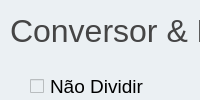
          <widget class="QWidget" name="page_1">
           <property name="styleSheet">
            <string notr="true">background-color: rgb(235, 240, 243);</string>
           </property>
           <layout class="QVBoxLayout">
            <property name="spacing">
             <number>0</number>
            </property>
            <property name="leftMargin">
             <number>0</number>
            </property>
            <property name="topMargin">
             <number>0</number>
            </property>
            <property name="rightMargin">
             <number>0</number>
            </property>
            <property name="bottomMargin">
             <number>0</number>
            </property>
            <item>
             <widget class="QFrame" name="frame_top_page">
              <property name="minimumSize">
               <size>
                <width>0</width>
                <height>100</height>
               </size>
              </property>
              <property name="maximumSize">
               <size>
                <width>16777215</width>
                <height>150</height>
               </size>
              </property>
              <property name="frameShape">
               <enum>QFrame::NoFrame</enum>
              </property>
              <property name="frameShadow">
               <enum>QFrame::Raised</enum>
              </property>
              <widget class="QLabel" name="label_convert_split">
               <property name="geometry">
                <rect>
                 <x>10</x>
                 <y>10</y>
                 <width>391</width>
                 <height>41</height>
                </rect>
               </property>
               <property name="font">
                <font>
                 <family>Segoe UI</family>
                 <pointsize>24</pointsize>
                </font>
               </property>
               <property name="styleSheet">
                <string notr="true">color: rgb(69, 69, 69);</string>
               </property>
               <property name="text">
                <string>Conversor &amp; Divisor</string>
               </property>
              </widget>
              <widget class="QRadioButton" name="radio_button_normal">
               <property name="geometry">
                <rect>
                 <x>200</x>
                 <y>110</y>
                 <width>111</width>
                 <height>21</height>
                </rect>
               </property>
               <property name="font">
                <font>
                 <family>Segoe UI</family>
                 <pointsize>14</pointsize>
                </font>
               </property>
               <property name="toolTip">
                <string>&lt;html&gt;&lt;head/&gt;&lt;body&gt;&lt;p&gt;&lt;span style=&quot; font-size:10pt; font-weight:600;&quot;&gt;Qualidade Normal: o vídeo mantém todas suas caracteristicas originais.&lt;/span&gt;&lt;/p&gt;&lt;/body&gt;&lt;/html&gt;</string>
               </property>
               <property name="styleSheet">
                <string notr="true">QRadioButton::indicator{
	color: rgb(69, 69, 69);

}

QRadioButton QToolTip {
	color: #454545;
	background-color: #d9edf7;
	border: 0px solid;
}</string>
               </property>
               <property name="text">
                <string>Normal</string>
               </property>
               <property name="checked">
                <bool>false</bool>
               </property>
              </widget>
              <widget class="QRadioButton" name="radio_button_low">
               <property name="geometry">
                <rect>
                 <x>30</x>
                 <y>110</y>
                 <width>131</width>
                 <height>21</height>
                </rect>
               </property>
               <property name="font">
                <font>
                 <family>Segoe UI</family>
                 <pointsize>14</pointsize>
                </font>
               </property>
               <property name="toolTip">
                <string>&lt;html&gt;&lt;head/&gt;&lt;body&gt;&lt;p&gt;&lt;span style=&quot; font-size:10pt; font-weight:600;&quot;&gt;Qualidade Baixa: o vídeo perde qualidade, mas a conversão e/ou divisão é mais rápida.&lt;/span&gt;&lt;/p&gt;&lt;p&gt;&lt;span style=&quot; font-size:10pt; font-weight:600;&quot;&gt;Resolução: 320x240&lt;/span&gt;&lt;/p&gt;&lt;p&gt;&lt;span style=&quot; font-size:10pt; font-weight:600;&quot;&gt;Codec: mpeg4&lt;/span&gt;&lt;/p&gt;&lt;p&gt;&lt;span style=&quot; font-size:10pt; font-weight:600;&quot;&gt;FPS: 30&lt;/span&gt;&lt;/p&gt;&lt;p&gt;&lt;span style=&quot; font-size:10pt; font-weight:600;&quot;&gt;Bitrate: 100 kbps &lt;/span&gt;&lt;/p&gt;&lt;p&gt;&lt;span style=&quot; font-size:10pt; font-weight:600;&quot;&gt;Áudio mono de 48 kbps / 44 KHz&lt;/span&gt;&lt;/p&gt;&lt;/body&gt;&lt;/html&gt;</string>
               </property>
               <property name="styleSheet">
                <string notr="true">QRadioButton::indicator{
	color: rgb(69, 69, 69);
}

QRadioButton QToolTip {
	color: #454545;
	background-color: #d9edf7;
	border: 0px solid;
}</string>
               </property>
               <property name="text">
                <string>Compactar</string>
               </property>
               <property name="checked">
                <bool>true</bool>
               </property>
              </widget>
              <widget class="QCheckBox" name="check_box_split">
               <property name="geometry">
                <rect>
                 <x>30</x>
                 <y>76</y>
                 <width>141</width>
                 <height>21</height>
                </rect>
               </property>
               <property name="font">
                <font>
                 <family>Segoe UI</family>
                 <pointsize>14</pointsize>
                </font>
               </property>
               <property name="toolTip">
                <string>&lt;html&gt;&lt;head/&gt;&lt;body&gt;&lt;p&gt;&lt;span style=&quot; font-size:10pt; font-weight:600;&quot;&gt;Não dividir, somente converte o vídeo.&lt;/span&gt;&lt;/p&gt;&lt;/body&gt;&lt;/html&gt;</string>
               </property>
               <property name="styleSheet">
                <string notr="true">QCheckBox::indicator{
	color: rgb(69, 69, 69);
	
}

QCheckBox QToolTip {
	color: #454545;
	background-color: #d9edf7;
	border: 0px solid;
}</string>
               </property>
               <property name="text">
                <string>Não Dividir</string>
               </property>
               <property name="checked">
                <bool>false</bool>
               </property>
              </widget>
             </widget>
            </item>
            <item>
             <widget class="QFrame" name="frame">
              <property name="frameShape">
               <enum>QFrame::NoFrame</enum>
              </property>
              <property name="frameShadow">
               <enum>QFrame::Raised</enum>
              </property>
              <widget class="QPushButton" name="button_output_file">
               <property name="geometry">
                <rect>
                 <x>550</x>
                 <y>70</y>
                 <width>100</width>
                 <height>100</height>
                </rect>
               </property>
               <property name="minimumSize">
                <size>
                 <width>70</width>
                 <height>70</height>
                </size>
               </property>
               <property name="maximumSize">
                <size>
                 <width>100</width>
                 <height>100</height>
                </size>
               </property>
               <property name="font">
                <font>
                 <family>Segoe UI</family>
                 <pointsize>10</pointsize>
                 <weight>75</weight>
                 <bold>true</bold>
                </font>
               </property>
               <property name="toolTip">
                <string>&lt;html&gt;&lt;head/&gt;&lt;body&gt;&lt;p&gt;&lt;span style=&quot; font-size:10pt; font-weight:600;&quot;&gt;Local de destino do Vídeo convertido e/ou dividido.&lt;/span&gt;&lt;/p&gt;&lt;/body&gt;&lt;/html&gt;</string>
               </property>
               <property name="styleSheet">
                <string notr="true">QPushButton {
	color:  rgb(235, 240, 243);
	border: 0px solid;
	border-radius: 5px;
	background-position: center;
	background-color: rgb(0, 120, 170);
}

QPushButton:hover {
	border: 2px solid  rgb(235, 240, 243);
	background-color: rgb(0, 130,180 );
}

QPushButton:pressed {
	color: rgb(69, 69, 69);
	background-color: rgb(217, 237, 247);
}

QPushButton QToolTip {
	color: #454545;
	background-color: #d9edf7;
	border: 0px solid;
}</string>
               </property>
               <property name="text">
                <string>Destino</string>
               </property>
               <property name="icon">
                <iconset resource="resources_cd.qrc">
                 <normaloff>:/button_output_file/cil-folder-open.png</normaloff>:/button_output_file/cil-folder-open.png</iconset>
               </property>
               <property name="iconSize">
                <size>
                 <width>100</width>
                 <height>100</height>
                </size>
               </property>
              </widget>
              <widget class="QPushButton" name="button_source_file">
               <property name="geometry">
                <rect>
                 <x>70</x>
                 <y>70</y>
                 <width>100</width>
                 <height>100</height>
                </rect>
               </property>
               <property name="minimumSize">
                <size>
                 <width>70</width>
                 <height>70</height>
                </size>
               </property>
               <property name="maximumSize">
                <size>
                 <width>100</width>
                 <height>100</height>
                </size>
               </property>
               <property name="font">
                <font>
                 <family>Segoe UI</family>
                 <pointsize>10</pointsize>
                 <weight>75</weight>
                 <bold>true</bold>
                </font>
               </property>
               <property name="toolTip">
                <string>&lt;html&gt;&lt;head/&gt;&lt;body&gt;&lt;p&gt;&lt;span style=&quot; font-size:10pt; font-weight:600; color:#454545;&quot;&gt;Procurar 1(um) ou vários vídeos.&lt;/span&gt;&lt;/p&gt;&lt;/body&gt;&lt;/html&gt;</string>
               </property>
               <property name="toolTipDuration">
                <number>-1</number>
               </property>
               <property name="styleSheet">
                <string notr="true">QPushButton {
	color:  rgb(235, 240, 243);
	border: 0px solid;
	border-radius: 5px;
	background-position: center;
	background-color: rgb(0, 120, 170);
}

QPushButton:hover {
	border: 2px solid  rgb(235, 240, 243);
	background-color: rgb(0, 130,180 );
}

QPushButton:pressed {
	color: rgb(69, 69, 69);
	background-color: rgb(217, 237, 247);
}

QPushButton QToolTip {
	color: #454545;
	background-color: #d9edf7;
	border: 0px solid;
}

QPushButton QToolTip {
	color: #454545;
	background-color: #d9edf7;
	border: 0px solid;
}

</string>
               </property>
               <property name="text">
                <string>Origem</string>
               </property>
               <property name="icon">
                <iconset resource="resources_cd.qrc">
                 <normaloff>:/button_search_file/cil-movie.png</normaloff>:/button_search_file/cil-movie.png</iconset>
               </property>
               <property name="iconSize">
                <size>
                 <width>100</width>
                 <height>100</height>
                </size>
               </property>
              </widget>
              <widget class="QPushButton" name="button_stop">
               <property name="geometry">
                <rect>
                 <x>270</x>
                 <y>250</y>
                 <width>200</width>
                 <height>40</height>
                </rect>
               </property>
               <property name="minimumSize">
                <size>
                 <width>200</width>
                 <height>40</height>
                </size>
               </property>
               <property name="maximumSize">
                <size>
                 <width>200</width>
                 <height>40</height>
                </size>
               </property>
               <property name="font">
                <font>
                 <family>Segoe UI</family>
                 <pointsize>12</pointsize>
                 <weight>75</weight>
                 <bold>true</bold>
                </font>
               </property>
               <property name="toolTip">
                <string>&lt;html&gt;&lt;head/&gt;&lt;body&gt;&lt;p&gt;&lt;span style=&quot; font-size:10pt; font-weight:600;&quot;&gt;Cancelar Processo.&lt;/span&gt;&lt;/p&gt;&lt;/body&gt;&lt;/html&gt;</string>
               </property>
               <property name="styleSheet">
                <string notr="true">QPushButton {
	color:  rgb(235, 240, 243);
	border: 0px solid;
	border-radius: 5px;
	background-position: center;
	background-color: rgb(0, 120, 170);
}

QPushButton:hover {
	border: 2px solid  rgb(235, 240, 243);
	background-color: rgb(0, 130,180 );
}

QPushButton:pressed {
	color: rgb(69, 69, 69);
	background-color: rgb(217, 237, 247);
}

QPushButton QToolTip {
	color: #454545;
	background-color: #d9edf7;
	border: 0px solid;
}</string>
               </property>
               <property name="text">
                <string>Cancelar</string>
               </property>
               <property name="icon">
                <iconset resource="resources_cd.qrc">
                 <normaloff>:/button_stop/cil-media-stop.png</normaloff>:/button_stop/cil-media-stop.png</iconset>
               </property>
               <property name="iconSize">
                <size>
                 <width>40</width>
                 <height>50</height>
                </size>
               </property>
              </widget>
              <widget class="QPushButton" name="button_open_folder">
               <property name="geometry">
                <rect>
                 <x>560</x>
                 <y>250</y>
                 <width>81</width>
                 <height>40</height>
                </rect>
               </property>
               <property name="minimumSize">
                <size>
                 <width>40</width>
                 <height>40</height>
                </size>
               </property>
               <property name="maximumSize">
                <size>
                 <width>100</width>
                 <height>100</height>
                </size>
               </property>
               <property name="font">
                <font>
                 <family>Segoe UI</family>
                 <pointsize>10</pointsize>
                 <weight>75</weight>
                 <bold>true</bold>
                </font>
               </property>
               <property name="toolTip">
                <string>&lt;html&gt;&lt;head/&gt;&lt;body&gt;&lt;p&gt;&lt;span style=&quot; font-size:10pt; font-weight:600;&quot;&gt;Abrir Local do vídeo convertido e/ou dividido.&lt;/span&gt;&lt;/p&gt;&lt;/body&gt;&lt;/html&gt;</string>
               </property>
               <property name="styleSheet">
                <string notr="true">QPushButton {
	color:  rgb(235, 240, 243);
	border: 0px solid;
	border-radius: 5px;
	background-position: center;
	background-color: rgb(0, 120, 170);
}

QPushButton:hover {
	border: 2px solid  rgb(235, 240, 243);
	background-color: rgb(0, 130,180 );
}

QPushButton:pressed {
	color: rgb(69, 69, 69);
	background-color: rgb(217, 237, 247);
}

QPushButton QToolTip {
	color: #454545;
	background-color: #d9edf7;
	border: 0px solid;
}</string>
               </property>
               <property name="text">
                <string>Abrir</string>
               </property>
               <property name="icon">
                <iconset resource="resources_cd.qrc">
                 <normaloff>:/open_folder/cil-folder.png</normaloff>:/open_folder/cil-folder.png</iconset>
               </property>
               <property name="iconSize">
                <size>
                 <width>40</width>
                 <height>40</height>
                </size>
               </property>
              </widget>
              <widget class="QPushButton" name="button_start">
               <property name="geometry">
                <rect>
                 <x>310</x>
                 <y>70</y>
                 <width>100</width>
                 <height>100</height>
                </rect>
               </property>
               <property name="minimumSize">
                <size>
                 <width>70</width>
                 <height>70</height>
                </size>
               </property>
               <property name="maximumSize">
                <size>
                 <width>100</width>
                 <height>100</height>
                </size>
               </property>
               <property name="font">
                <font>
                 <family>Segoe UI</family>
                 <pointsize>10</pointsize>
                 <weight>75</weight>
                 <bold>true</bold>
                </font>
               </property>
               <property name="toolTip">
                <string>&lt;html&gt;&lt;head/&gt;&lt;body&gt;&lt;p&gt;&lt;span style=&quot; font-size:10pt; font-weight:600;&quot;&gt;Iniciar Processo.&lt;/span&gt;&lt;/p&gt;&lt;/body&gt;&lt;/html&gt;</string>
               </property>
               <property name="styleSheet">
                <string notr="true">QPushButton {
	color:  rgb(235, 240, 243);
	border: 0px solid;
	border-radius: 5px;
	background-position: center;
	background-color: rgb(0, 120, 170);
}

QPushButton:hover {
	border: 2px solid  rgb(235, 240, 243);
	background-color: rgb(0, 130,180 );
}

QPushButton:pressed {
	color: rgb(69, 69, 69);
	background-color: rgb(217, 237, 247);
}

QPushButton QToolTip {
	color: #454545;
	background-color: #d9edf7;
	border: 0px solid;
}</string>
               </property>
               <property name="text">
                <string>Iniciar</string>
               </property>
               <property name="icon">
                <iconset resource="resources_cd.qrc">
                 <normaloff>:/button_start/cil-media-play.png</normaloff>:/button_start/cil-media-play.png</iconset>
               </property>
               <property name="iconSize">
                <size>
                 <width>200</width>
                 <height>200</height>
                </size>
               </property>
              </widget>
              <widget class="QLineEdit" name="line_edit_output_file">
               <property name="geometry">
                <rect>
                 <x>494</x>
                 <y>190</y>
                 <width>231</width>
                 <height>35</height>
                </rect>
               </property>
               <property name="maximumSize">
                <size>
                 <width>240</width>
                 <height>35</height>
                </size>
               </property>
               <property name="font">
                <font>
                 <family>Segoe UI</family>
                 <pointsize>12</pointsize>
                 <weight>75</weight>
                 <bold>true</bold>
                </font>
               </property>
               <property name="styleSheet">
                <string notr="true">QLineEdit {
	color: rgb(69, 69, 69);
	border: 0px solid;
	border-radius: 5px;
	background-position: center;
	background-color: rgb(235, 240,243 );
}

QLineEdit:hover {
	border: 2px solid  rgb(0, 120, 170);
	background-color: rgb(235, 240,243 );
}

QLineEdit:focus {
	color: rgb(69, 69, 69);
	background-color: rgb(217, 237, 247);
}</string>
               </property>
               <property name="alignment">
                <set>Qt::AlignCenter</set>
               </property>
              </widget>
              <widget class="QProgressBar" name="progress_bar">
               <property name="geometry">
                <rect>
                 <x>250</x>
                 <y>190</y>
                 <width>240</width>
                 <height>35</height>
                </rect>
               </property>
               <property name="maximumSize">
                <size>
                 <width>240</width>
                 <height>35</height>
                </size>
               </property>
               <property name="styleSheet">
                <string notr="true">QProgressBar {
	color:  rgb(69, 69,69);
	border: 0px solid;
	border-radius: 5px;
	border-style: none;
	background-position: center;
	text-align: center;
	background-color: rgb(217, 237,247);
}

QProgressBar::chunk {
	background-color: rgb(0, 120, 170);
	border-radius: 5px;
}
</string>
               </property>
               <property name="value">
                <number>0</number>
               </property>
              </widget>
              <widget class="QLineEdit" name="line_edit_input_file">
               <property name="geometry">
                <rect>
                 <x>5</x>
                 <y>190</y>
                 <width>240</width>
                 <height>35</height>
                </rect>
               </property>
               <property name="maximumSize">
                <size>
                 <width>240</width>
                 <height>35</height>
                </size>
               </property>
               <property name="font">
                <font>
                 <family>Segoe UI</family>
                 <pointsize>12</pointsize>
                 <weight>75</weight>
                 <bold>true</bold>
                </font>
               </property>
               <property name="styleSheet">
                <string notr="true">QLineEdit {
	color: rgb(69, 69, 69);
	border: 0px solid;
	border-radius: 5px;
	background-position: center;
	background-color: rgb(235, 240,243 );
}

QLineEdit:hover {
	border: 2px solid  rgb(0, 120, 170);
	background-color: rgb(235, 240,243 );
}

QLineEdit:focus {
	color: rgb(69, 69, 69);
	background-color: rgb(217, 237, 247);
}</string>
               </property>
               <property name="alignment">
                <set>Qt::AlignCenter</set>
               </property>
              </widget>
             </widget>
            </item>
           </layout>
          </widget>
